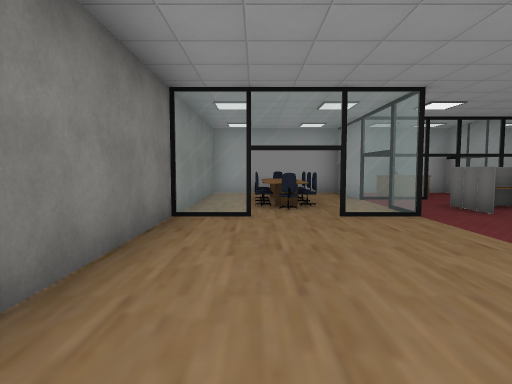
view 1 (above)

23 first-person views from a walk through a scene from a Unity 3-D project. The camera is 1.5 m above the floor, tilts 4° down and sees 75° across. The floor is counted in squares, 2 m on a side. Each view is taken from the middle of a square. On the plan, view 1 faces up. The plan holds only what a view shows up to about 11 squares ahead; the rest is blank. The player character is not drawn. Door leaves are left out, so doorways stand open. Some surface patterns are stand-ins.

view 2
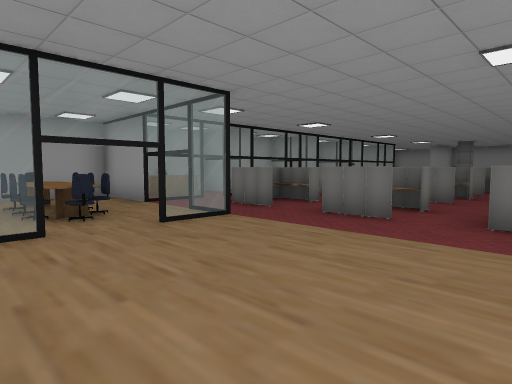

view 3
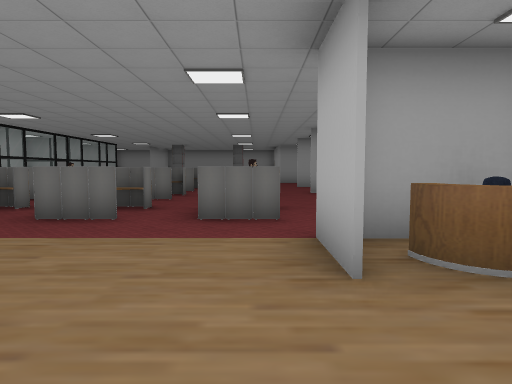

view 4
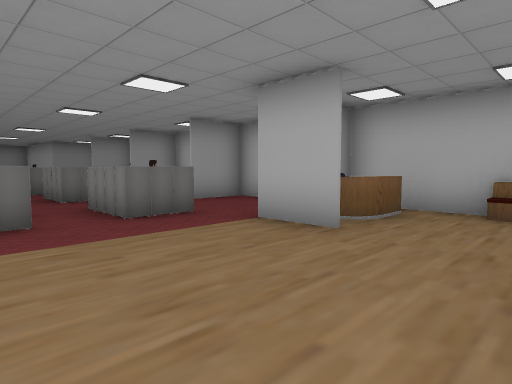

view 5
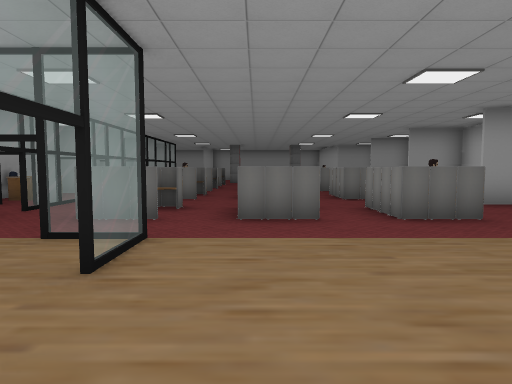

view 6
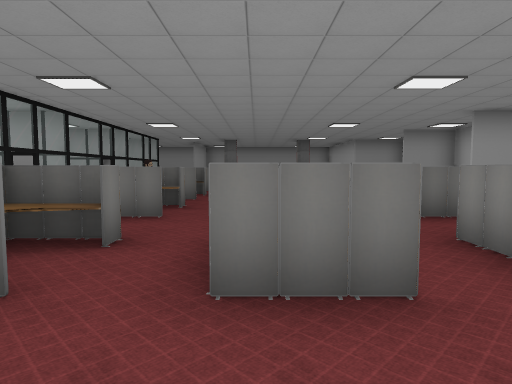

view 7
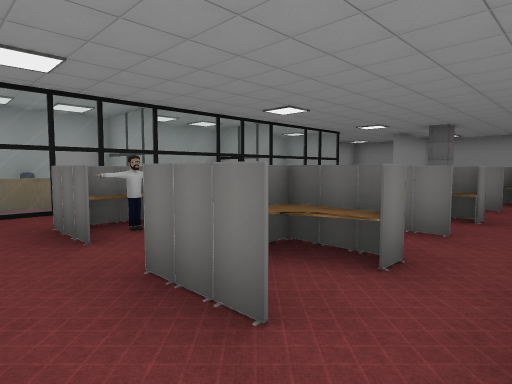

view 8
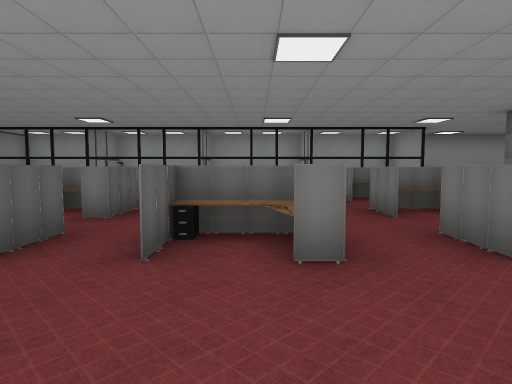

view 9
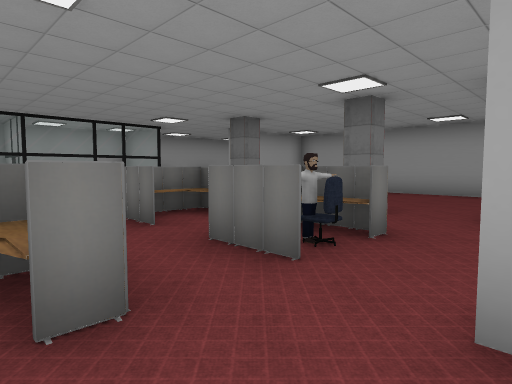

view 10
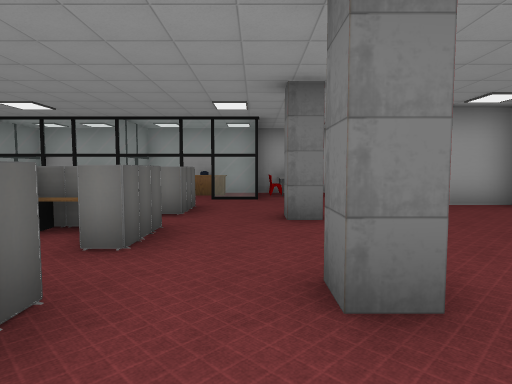

view 11
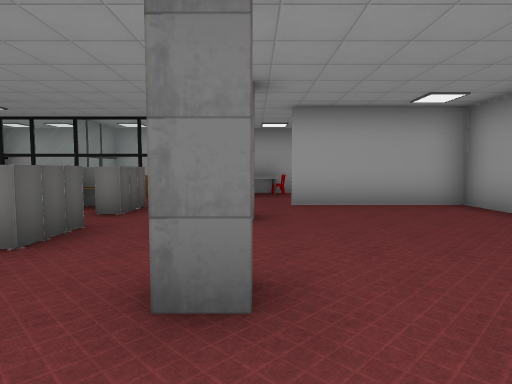

view 12
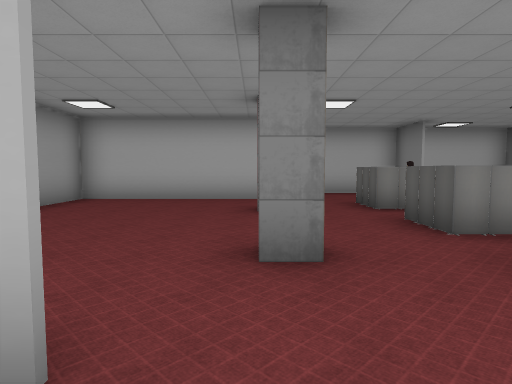

view 13
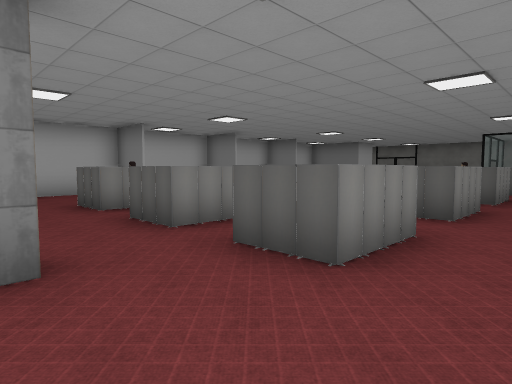

view 14
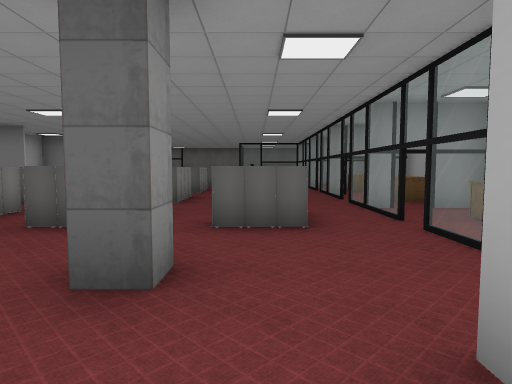

view 15
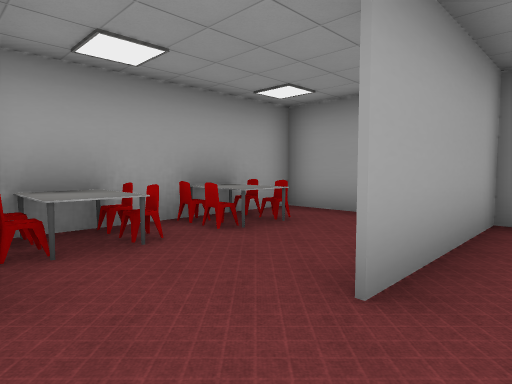

view 16
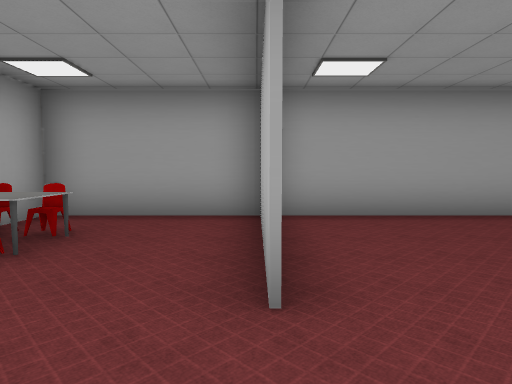

view 17
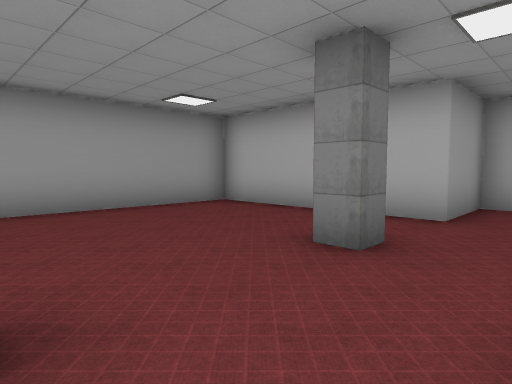

view 18
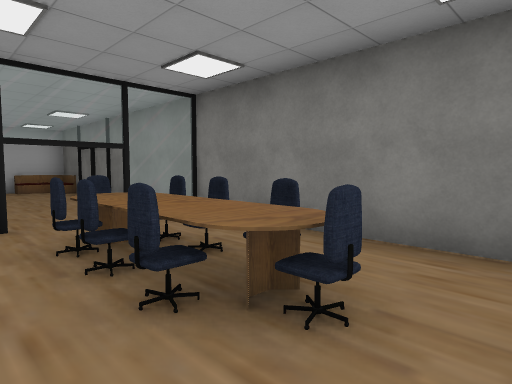

view 19
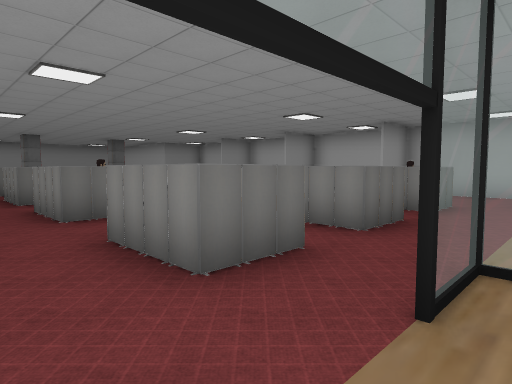

view 20
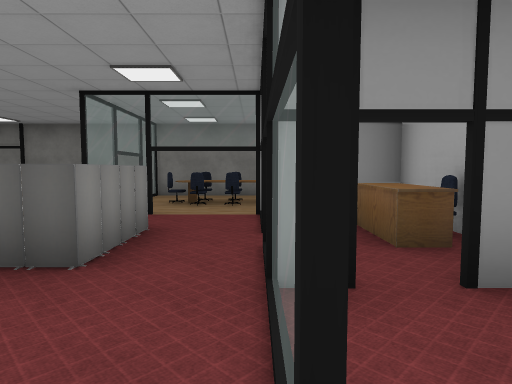

view 21
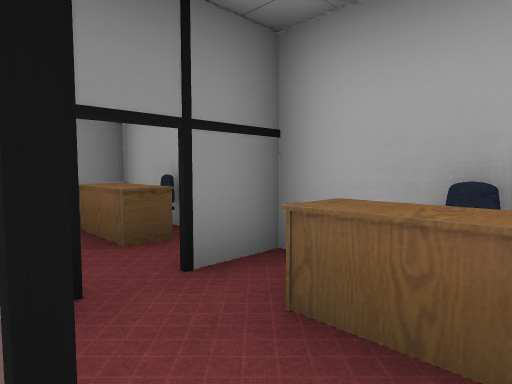

view 22
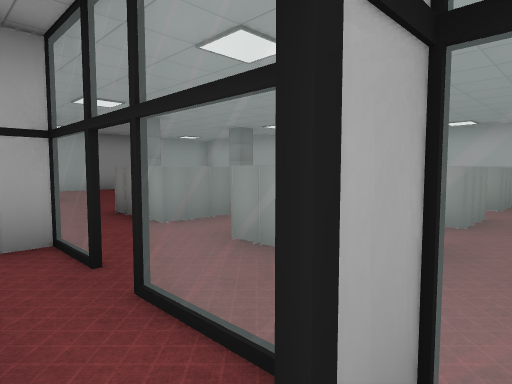

view 23
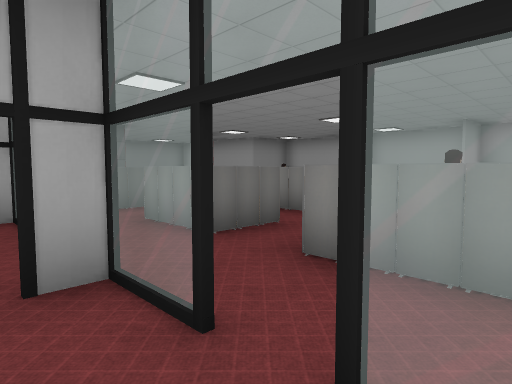

### Floor plan
Points are (right, up) in squares from view 1. A wall is a line through its corners. A room is listed if a view was taken in it or the views show most of it. See-through windows are left out.
Room 1 (views 1, 2, 3, 4, 5, 6, 7, 8, 9, 10, 11, 14, 15, 16, 17, 20, 21)
walls: (9.3, -0.7) (9.3, -2.3) (16.4, -2.3) (16.4, -0.2) (21.3, -0.2) (21.3, 6.9); (12.7, -0.8) (12.7, -2.3); (9.3, 8) (9.3, 8.6); (11, 8.1) (8.1, 8.1); (9.3, -2.2) (9.3, -0.6); (7.6, 8.1) (4.8, 8.1); (12.6, -2.2) (12.6, -0.6); (14.2, 8.1) (11.5, 8.1); (4.2, 8.1) (2.5, 8.1); (16.1, 8.1) (14.9, 8.1); (2.6, 6.4) (2.6, 5.2) (1.2, 5.2); (2.5, -2.4) (2.5, -0.1); (1.4, -2.3) (5.9, -2.3) (5.9, -0.6); (0, 5.2) (-1.4, 5.2); (-1.3, 5) (-1.3, -0.4); (21.4, 6.9) (17.6, 6.9)
ways out: opening at (17, 7) to room 2; opening at (1, 5) to room 3; opening at (3, 7) to room 3; opening at (8, 8) to room 5; open door at (20, -1)
objects: other object (-1, -2) to (0, -1); other object (1, -2) to (2, 0); other object (2, -1); other object (4, 1) to (5, 1); other object (4, 3) to (5, 4); other object (4, 6) to (5, 6); other object (7, 1) to (9, 2); other object (7, 3) to (9, 4); other object (7, 6); other object (8, 6); other object (10, 1) to (12, 2); other object (10, 3) to (12, 4); other object (10, 6) to (12, 7); other object (13, 3) to (15, 4); other object (13, 6) to (15, 7); other object (14, 1); other object (15, 1); other object (17, 2); other object (17, 5)
Room 2 (views 12, 13)
walls: (18.3, 10.4) (15.5, 10.4); (17.6, 6.9) (20.6, 6.9); (21.3, 6.9) (21.3, 10.4) (20.6, 10.4)
ways out: opening at (17, 7) to room 1
objects: other object (17, 9); other object (17, 10); other object (18, 9); other object (18, 10); other object (19, 9); other object (19, 10); other object (20, 9); other object (20, 10)
Room 3 (views 18, 19)
walls: (2.5, 8.1) (2.5, 10.4); (1.2, 5.3) (2.5, 5.3) (2.5, 6.4); (-1.4, 5.3) (0, 5.3); (3.6, 10.4) (-1.3, 10.4) (-1.3, 5)
ways out: opening at (1, 5) to room 1; opening at (3, 7) to room 1
objects: other object (0, 7); other object (0, 8); other object (1, 6); other object (1, 7); other object (1, 8); other object (1, 9)
Room 4 (view 22)
walls: (11.5, 8.1) (12.6, 8.1); (10.4, 10.4) (8.4, 10.4); (9.3, 8.6) (9.3, 8); (8.1, 8.1) (11, 8.1)
ways out: opening at (9, 9) to room 5; opening at (13, 9)
objects: other object (11, 10)
Room 5 (view 23)
walls: (6, 8.6) (6, 8); (6.6, 10.4) (5.4, 10.4); (5.9, 8) (5.9, 8.6); (6, 10.4) (6, 9.2); (9.3, 9.2) (9.3, 10.1)
ways out: opening at (8, 8) to room 1; opening at (9, 9) to room 4; opening at (6, 9)
objects: other object (7, 10); other object (8, 10)

Where each view was taken, in squares from view 1:
view 1: 0 up, 0 right, facing up
view 2: 1 up, 1 left, facing up-right
view 3: 1 up, 1 left, facing right
view 4: 4 up, 1 left, facing down-right
view 5: 4 up, 1 left, facing right
view 6: 4 up, 2 right, facing right
view 7: 2 up, 6 right, facing up-right
view 8: 2 down, 11 right, facing up
view 9: 1 down, 11 right, facing up-right
view 10: 0 up, 16 right, facing up
view 11: 0 up, 17 right, facing up
view 12: 8 up, 17 right, facing down
view 13: 8 up, 17 right, facing down-left
view 14: 6 up, 19 right, facing left
view 15: 6 up, 16 right, facing up-right
view 16: 7 up, 16 right, facing right
view 17: 5 up, 15 right, facing down-right
view 18: 10 up, 2 right, facing down-left
view 19: 8 up, 2 right, facing down-right
view 20: 8 up, 8 right, facing left
view 21: 8 up, 8 right, facing up-left
view 22: 9 up, 9 right, facing down-right
view 23: 9 up, 7 right, facing down-right
